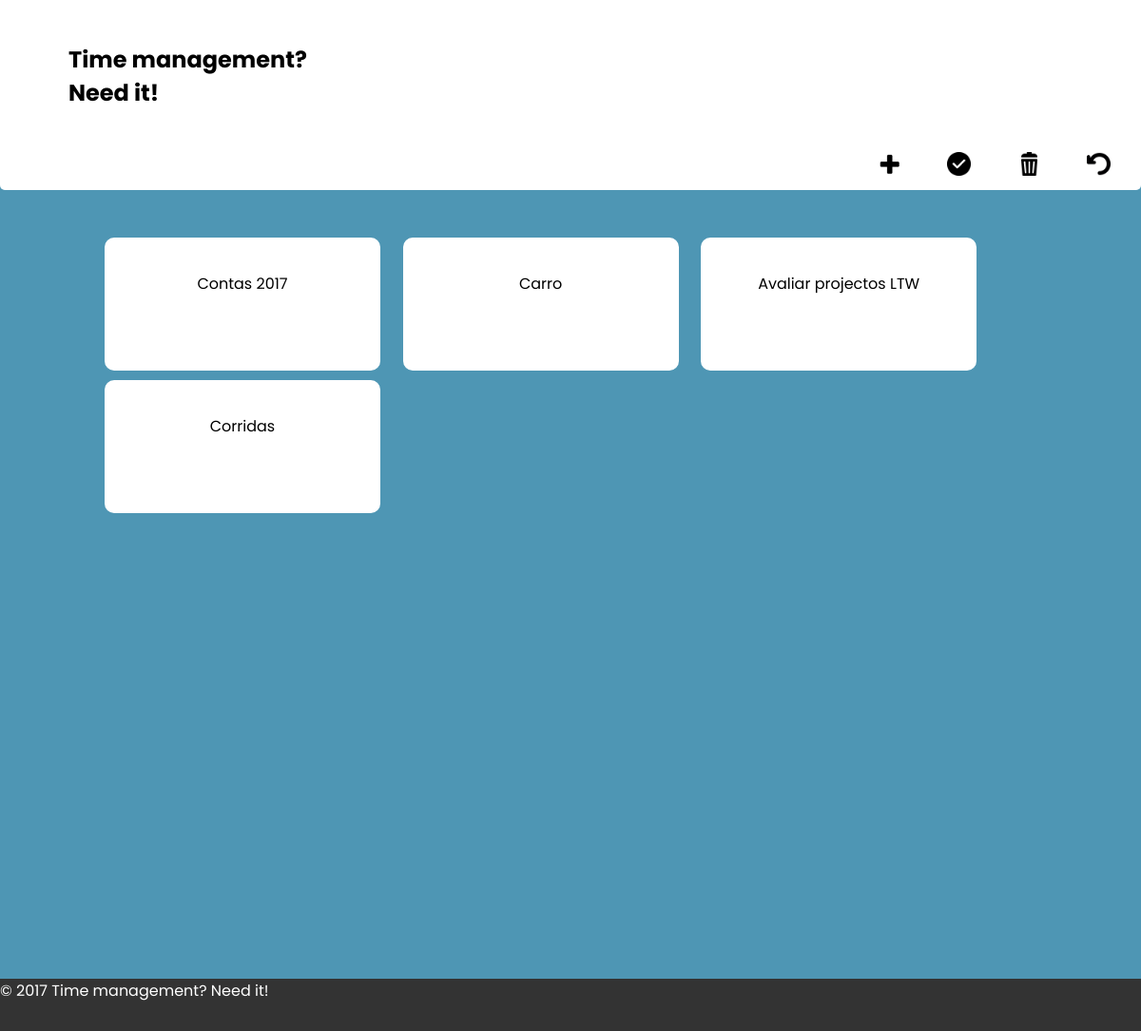
Screenshot of /allTasks.php (signed in) with the database file from the repository.
### tables this page shows
CREATE TABLE to_do_list (
  toDoList_id INTEGER PRIMARY KEY AUTOINCREMENT,
  toDoList_name VARCHAR NOT NULL,
  toDoList_isCompleted BIT NOT NULL DEFAULT 0,
  cat_id INTEGER REFERENCES category NOT NULL,
  usr_id INTEGER REFERENCES usr_info NOT NULL
);

### allTasks.php (called while the page is built, shortened)
<?php
include_once('database/connection.php');
include_once('database/query.php');
$toDoLists = getAllToDoListsNotCompleted();
include_once('templates/common/header.php');
include_once('templates/common/buttons.php');
include_once('templates/category/list_AlltodoLists.php');
include_once('templates/common/footer.php');
?>

### database/query.php (called while the page is built, shortened)
<?php
function getAllToDoListsNotCompleted() {
  global $dbh;
  $stmt = $dbh->prepare("SELECT * FROM to_do_list JOIN usr_info ON(usr_info.usr_id = to_do_list.usr_id) WHERE usr_info.usr_id=? AND to_do_list.toDoList_isCompleted=?");
  $stmt->execute(array($_SESSION['usr_info']['usr_id'],0));
  return $stmt->fetchAll();
}
?>

### templates/common/buttons.php (the view, shortened to what this page needs)
<aside id="buttons_MyCategory">
<a class="NewTask" data-popup-addTask-open="popup-1" href="#"><img src="images/plus.png"></a>
<a class="markTask" data-popup-markTask-open="popup-1" href="#"><img src="images/completed.png"></a>
  <a class="delete_task" data-popup-deleteTask-open="popup-1" href="#"><img src="images/delete.png"></a>
  <a href="back.php"><img src="images/back.png"></a>
</aside>

### templates/category/list_AlltodoLists.php (shortened to what this page needs)
<section id="todolists">
<?php foreach ($toDoLists as $toDoList) { ?>
  <li>
   <div class="wrapper">
   <div class="col_third">
    <div class="hover panel">
   <a class="table_toDo" href="toDoList.php?toDoList_id=<?=$toDoList['toDoList_id']?>">
   <div class="front">
     <div class="box1">
       <p><?=$toDoList['toDoList_name']?></p>
     </div>
   </div>
   <div class="back">
     <div class="box2">
       <p><?=$toDoList['toDoList_name']?></p>
     </div>
   </div></a>
 </div>
</div>
</div>
<?php  } ?>
</li>
</section>

### css/style.css (style rules this page uses)
body { width: 100%; height: 100%; margin: 0 auto; display: flex; flex-flow: column wrap; background-color: #4e96b4; }

### css/categories.css (style rules this page uses)
#buttons_MyCategory { text-align: right; font-family: 'Permanent Marker', cursive; font-family: 'Poppins', sans-serif; width: 100%; height: 40px; background-color: #FFFFFF; color: white; border-radius: 0px 0px 5px 5px; order: 1; background-color: white; }
#buttons_MyCategory a img { width: 25px; margin-right: 20px; padding: 0 0.5em; text-decoration: none; font-size: 1.5em; color: #000000; }
#todolists { font-family: 'Permanent Marker', cursive; font-family: 'Poppins', sans-serif; margin-top: 50px; margin-bottom: 30em; order: 2; }
#todolists li { display: block; }
#todolists li a { text-decoration: none; color:black; }
.col_third { width: 32%; }
.col_half, .col_third, .col_twothird, .col_fourth, .col_three_fourth, .col_fifth { position: relative; display:inline; display: inline-block; float: left; margin-bottom: 20px; }
.wrapper { width: 980px; margin: 0 auto; background-color: #bdd3de; hoverflow: hidden; }
.panel { margin: 0 auto; height: 130px; position: relative; -webkit-perspective: 600px; -moz-perspective: 600px; }
.panel .front, .panel .back { text-align: center; }
.panel .front { height: inherit; position: absolute; top: 0; z-index: 900; text-align: center; -webkit-transform: rotateX(0deg) rotateY(0deg); -moz-transform: rotateX(0deg) rotateY(0deg); -webkit-transform-style: preserve-3d; -moz-transform-style: preserve-3d; -webkit-backface-visibility: hidden; -moz-backface-visibility: hidden; -webkit-transition: all .4s ease-in-out; -moz-transition: all .4s ease-in-out; -ms-transition: all .4s ease-in-out; -o-transition: all .4s ease-in-out; transition: all .4s ease-in-out; }
.panel .back { height: inherit; position: absolute; top: 0; z-index: 1000; -webkit-transform: rotateY(-180deg); -moz-transform: rotateY(-180deg); -webkit-transform-style: preserve-3d; -moz-transform-style: preserve-3d; -webkit-backface-visibility: hidden; -moz-backface-visibility: hidden; -webkit-transition: all .4s ease-in-out; -moz-transition: all .4s ease-in-out; -ms-transition: all .4s ease-in-out; -o-transition: all .4s ease-in-out; transition: all .4s ease-in-out; }
.box1 { background-color: white; width: 250px; height: 100px; margin: 0 auto; padding: 20px; border-radius: 10px; -moz-border-radius: 10px; -webkit-border-radius: 10px; }
.box2 { background-color: white; width: 250px; height: 100px; margin: 0 auto; padding: 20px; border-radius: 10px; -moz-border-radius: 10px; -webkit-border-radius: 10px; }

### css/pop-ups.css (style rules this page uses)
.NewTask { width: 50em; height: 50em; }
.delete_task { width: 50em; height: 50em; }
.markTask { width: 50em; height: 50em; }

### rows the page displays
to_do_list: toDoList_name "Contas 2017"
to_do_list: toDoList_name "Carro"
to_do_list: toDoList_name "Avaliar projectos LTW"
to_do_list: toDoList_name "Corridas"
